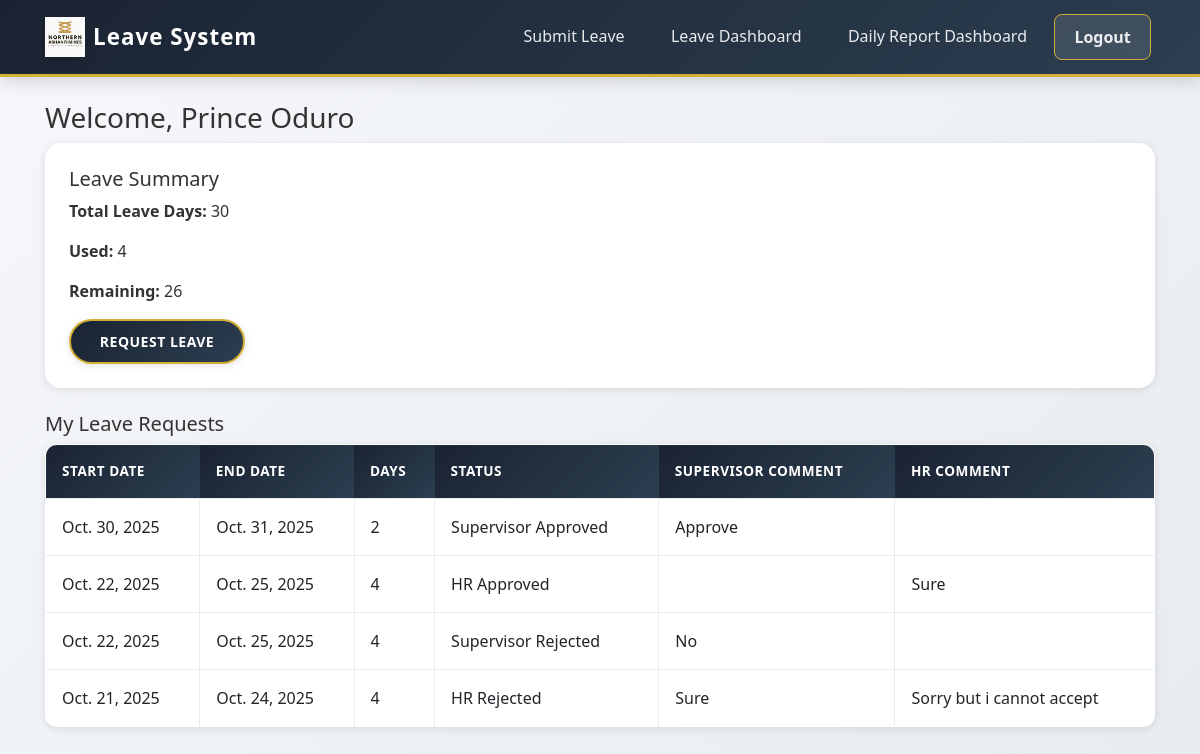
The page /employee/ (signed in) on the database its author committed.
### leave_app/models.py (models this page shows, shortened)
class Employee(models.Model):
    user = models.OneToOneField(User, on_delete=models.CASCADE)
    department = models.CharField(max_length=100)
    position = models.CharField(max_length=100, blank=True)
    annual_leave_days = models.IntegerField(default=30) # yearly allocation
    leave_days_taken = models.IntegerField(default=0)
    last_reset_year = models.IntegerField(default=date.today().year)
    @property
    def remaining_leave_days(self):
        current_year = date.today().year
        if self.last_reset_year < current_year:
            unused_days = max(self.annual_leave_days - self.leave_days_taken, 0)
            self.annual_leave_days = 30 + unused_days  # 30 is base yearly allocation
            self.leave_days_taken = 0
            self.last_reset_year = current_year
            self.save()
        return self.annual_leave_days - self.leave_days_taken

class LeaveRequest(models.Model):
    STATUS_CHOICES = [
        ('Pending', 'Pending Supervisor Approval'),
        ('Supervisor Approved', 'Approved by Supervisor'),
        ('Supervisor Rejected', 'Rejected by Supervisor'),
        ('HR Approved', 'Approved by HR'),
        ('HR Rejected', 'Rejected by HR'),
    ]
    employee = models.ForeignKey(Employee, on_delete=models.CASCADE)
    supervisor = models.ForeignKey(Supervisor, on_delete=models.CASCADE)
    start_date = models.DateField()
    end_date = models.DateField()
    reason = models.TextField()
    supervisor_comment = models.TextField(blank=True)
    hr_comment = models.TextField(blank=True)
    status = models.CharField(max_length=30, choices=STATUS_CHOICES, default='Pending')
    date_requested = models.DateField(default=date.today)
    @property
    def leave_days_requested(self):
        return (self.end_date - self.start_date).days + 1

### leave_app/views.py (the view)
# urls.py: path('employee/', views.employee_dashboard, name='employee_dashboard'),
@login_required
def employee_dashboard(request):
    employee = get_object_or_404(Employee, user=request.user)
    leaves = LeaveRequest.objects.filter(employee=employee).order_by('-date_requested')
    return render(request, 'employee_dashboard.html', {'employee': employee, 'leaves': leaves})

### templates/employee_dashboard.html (shortened to what this page needs)
{% extends 'base.html' %}
{% block content %}
<h3>Welcome, {{ employee.user.first_name }} {{ employee.user.last_name }}</h3>
<div class="card mb-4">
  <div class="card-body">
    <h5>Leave Summary</h5>
    <p><strong>Total Leave Days:</strong> {{ employee.annual_leave_days }}</p>
    <p><strong>Used:</strong> {{ employee.leave_days_taken }}</p>
    <p><strong>Remaining:</strong> {{ employee.remaining_leave_days }}</p>
    <a href="{% url 'submit_leave' %}" class="btn btn-primary">Request Leave</a>
  </div>
</div>
<h5>My Leave Requests</h5>
<table class="table table-bordered">
  <thead class="thead-light">
    <tr>
      <th>Start Date</th>
      <th>End Date</th>
      <th>Days</th>
      <th>Status</th>
      <th>Supervisor Comment</th>
      <th>HR Comment</th>
    </tr>
  </thead>
  <tbody>
    {% for leave in leaves %}
      <tr>
        <td>{{ leave.start_date }}</td>
        <td>{{ leave.end_date }}</td>
        <td>{{ leave.leave_days_requested }}</td>
        <td>{{ leave.status }}</td>
        <td>{{ leave.supervisor_comment }}</td>
        <td>{{ leave.hr_comment }}</td>
      </tr>
    {% empty %}
      <tr><td colspan="6" class="text-center">No leave requests yet.</td></tr>
    {% endfor %}
  </tbody>
</table>
{% endblock %}

### templates/base.html (style rules this page uses)
:root { --primary-navy: #1a2332; --primary-navy-light: #2c3e50; --accent-gold: #d4af37; --accent-gold-dark: #b8941f; --accent-gold-light: #f0e68c; --success-green: #28a745; --danger-red: #dc3545; --warning-yellow: #ffc107; --info-blue: #17a2b8; --light-bg: #f8f9fa; --white: #ffffff; --shadow-sm: 0 2px 8px rgba(0,0,0,0.1); --shadow-md: 0 4px 16px rgba(0,0,0,0.15); --shadow-lg: 0 8px 24px rgba(0,0,0,0.2); }
* { margin: 0; padding: 0; box-sizing: border-box; }
body { font-family: 'Segoe UI', Tahoma, Geneva, Verdana, sans-serif; background: linear-gradient(135deg, #f5f7fa 0%, #e9ecef 100%); min-height: 100vh; color: #333; }
.card { border: none; border-radius: 16px; box-shadow: var(--shadow-sm); transition: all 0.3s ease; overflow: hidden; background: var(--white); }
.card-body { padding: 1.5rem; }
.table { background: var(--white); border-radius: 12px; overflow: hidden; box-shadow: var(--shadow-sm); }
.table thead th { background: linear-gradient(135deg, var(--primary-navy) 0%, var(--primary-navy-light) 100%); color: #ffffff !important; border: none; font-weight: 600; padding: 1rem; text-transform: uppercase; font-size: 0.85rem; letter-spacing: 0.5px; }
.table thead tr { color: #ffffff !important; }
.table tbody td { padding: 1rem; vertical-align: middle; border-color: #e9ecef; }
.btn { padding: 0.65rem 1.8rem; font-weight: 600; border-radius: 50px; transition: all 0.3s ease; text-transform: uppercase; font-size: 0.875rem; letter-spacing: 0.5px; box-shadow: var(--shadow-sm); border: none; }
.btn-primary { background: linear-gradient(135deg, var(--primary-navy) 0%, var(--primary-navy-light) 100%); border: 2px solid var(--accent-gold); }
html { scroll-behavior: smooth; }

### rows shown on the page
Employee: user.first_name "Prince", user.last_name "Oduro", annual_leave_days "30", leave_days_taken "4", remaining_leave_days "26"
LeaveRequest: start_date "Oct. 30, 2025", end_date "Oct. 31, 2025", leave_days_requested "2", status "Supervisor Approved", supervisor_comment "Approve"
LeaveRequest: start_date "Oct. 22, 2025", end_date "Oct. 25, 2025", leave_days_requested "4", status "HR Approved", hr_comment "Sure"
LeaveRequest: start_date "Oct. 22, 2025", end_date "Oct. 25, 2025", leave_days_requested "4", status "Supervisor Rejected", supervisor_comment "No"
LeaveRequest: start_date "Oct. 21, 2025", end_date "Oct. 24, 2025", leave_days_requested "4", status "HR Rejected", supervisor_comment "Sure", hr_comment "Sorry but i cannot accept"
